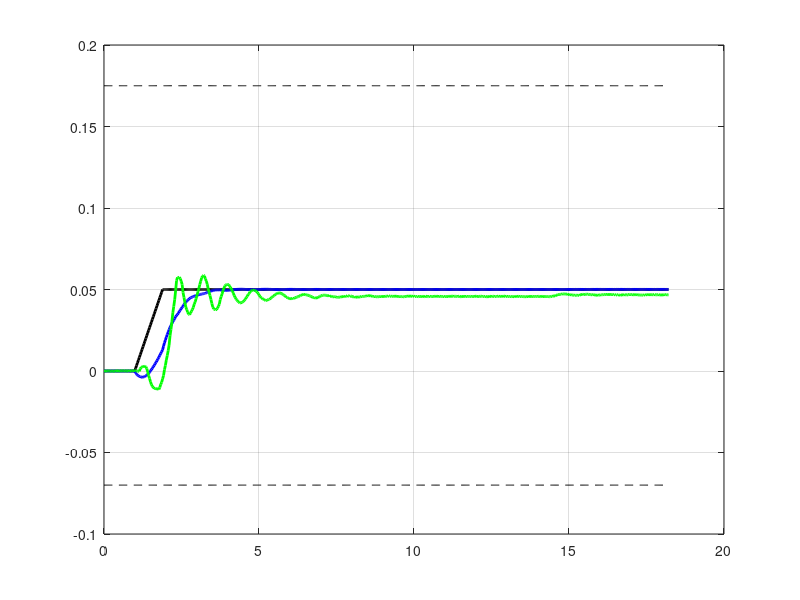

The MATLAB source for this figure: (Note: this script raises an error after producing the figure.)
data = csvread('exp03.csv');

fin = 874;
n = data(267:fin,1);
t = data(267:fin,2)-8.01;
zmp_ft = data(267:fin,3);
zmp_model = data(267:fin,4);
zmp_error = data(267:fin,5);
zmp_ref = data(267:fin,6);
u = data(267:fin,7);
x1 = data(267:fin,8);
x2 = data(267:fin,9);
angle = data(267:fin,10);

%Sole borders
front = (120+55)/1000*ones(size(n));
back = -70/1000*ones(size(n));
left = (140+37.5)/1000*ones(size(n));
right = -(140+37.5)/1000*ones(size(n));

figure; hold on; grid on; box on
L11 = line(t,zmp_ref,'Color','k','LineWidth',2);
L12 = line(t,zmp_model,'Color','b','LineWidth',2);
L13 = line(t,zmp_ft,'Color','g','LineWidth',2);
L14 = line(t,front,'Color','k','LineStyle','--');
L15 = line(t,back,'Color','k','LineStyle','--');

ax1 = gca; % current axes
ax1.XColor = 'k';
ax1.YColor = 'k';
ax1.YLim = [-0.02 0.08];
ax1.FontSize = 14;

ax1_pos = ax1.Position; % position of first axes
ax2 = axes('Position',ax1_pos,...
    'XAxisLocation','bottom',...
    'YAxisLocation','right',...
    'Color','none',...
    'FontSize', 14);
L21 = line(t,angle,'Parent',ax2,'Color','r','LineWidth',2);


%title('Multiple x-axes and y-axes figure')
xlabel(ax1, 't [s]');
ylabel(ax1, 'ZMP [m]');
ylabel(ax2, 'angular velocity [deg/s]');
legend([L11, L12, L13, L21],...
    'Reference ZMP','Model ZMP', 'F-T ZMP',...
    'Angular velocity');

